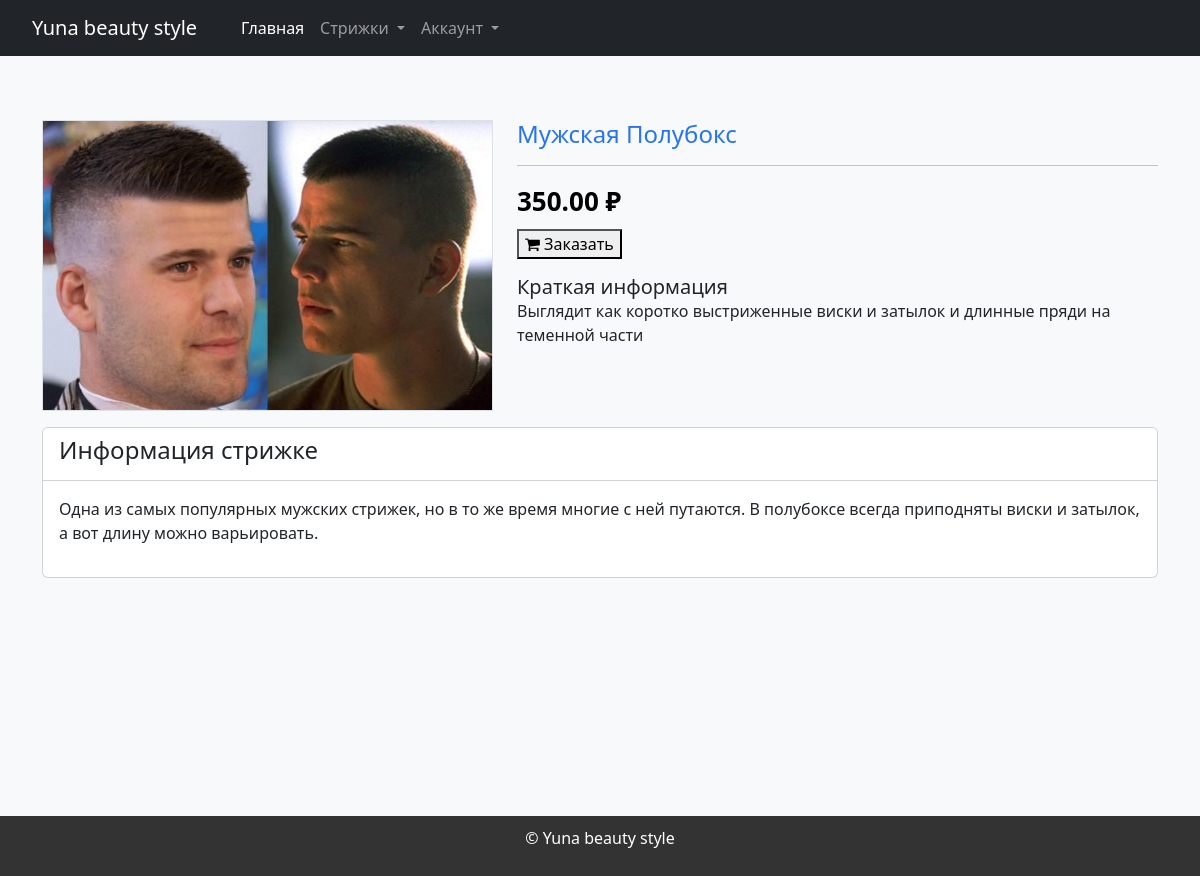
Screenshot of /product.php?id=1 with the database file from the repository.
### tables this page shows
CREATE TABLE `Products` (
  `ProductsID` int NOT NULL,
  `ProductName` varchar(255) NOT NULL,
  `Price` decimal(10,2) NOT NULL,
  `ShortDescription` text,
  `FullDescription` text,
  `img` varchar(50) NOT NULL,
  `Category` varchar(50) NOT NULL
);

### product.php (the view, shortened to what this page needs)
<?php include "html/header.php";
$id = $_GET['id'];
$stmt = $conn -> prepare("SELECT * FROM Products WHERE ProductsID = ?");
$stmt -> bind_param("i", $id);
$stmt -> execute();
$stmt = $stmt -> get_result();
$Product = $stmt -> fetch_assoc();
?>
<form action="basket.php" method="post">
	<div id="product" class="py-3 py-md-5 bg-light">
        <div class="container">
            <div class="row">
                <div class="col-md-5 mt-3">
                    <div class="bg-white border">
                        <img src="img/<?php echo htmlspecialchars($Product['img']);?>" class="w-100">
                    </div>
                </div>
                <div class="col-md-7 mt-3">
                    <div class="product-view">
                        <h4 class="product-name">
                            <?php echo htmlspecialchars($Product['Category']).' '.htmlspecialchars($Product['ProductName']);?>
                        </h4>
                        <hr>
                        <div>
                            <span class="selling-price"><?php echo htmlspecialchars($Product['Price']);?> ₽</span>
                        </div>
						<button type="submit" class="mt-2" class="btn btn1">
                         <i class="fa fa-shopping-cart"></i> Заказать
						</button>
                        <div class="mt-3">
                            <h5 class="mb-0">Краткая информация</h5>
                            <p>
                                <?php echo htmlspecialchars($Product['ShortDescription']);?>
                            </p>
                        </div>
                    </div>
                </div>
            </div>
            <div class="row">
                <div class="col-md-12 mt-3">
                    <div class="card">
                        <div class="card-header bg-white">
                            <h4>Информация стрижке</h4>
                        </div>
                        <div class="card-body">
                            <p>
                                <?php echo htmlspecialchars($Product['FullDescription']);?>
                            </p>
                        </div>
                    </div>
                </div>
            </div>
        </div>
    </div>
</form>
<?php include "html/footer.php"; ?>

### style/styles.css (style rules this page uses)
body { font-family: Arial, sans-serif; margin: 0; padding: 0; background-color: #f5f5f5; }
.product-view .product-name { font-size: 24px; color: #2874f0; }
.product-view .selling-price { font-size: 26px; color: #000; font-weight: 600; margin-right: 8px; }
#product, #cart, #cart1 { height: 95vh !important; }

### rows the page displays
products: img (picture), Category "Мужская", ProductName "Полубокс", Price "350.00", ShortDescription "Выглядит как коротко выстриженные виски и затылок и длинные пряди на теменной части", FullDescription "Одна из самых популярных мужских стрижек, но в то же время многие с ней путаются. В полубоксе всегда приподняты виски и затылок, а вот длину можно варьировать."
